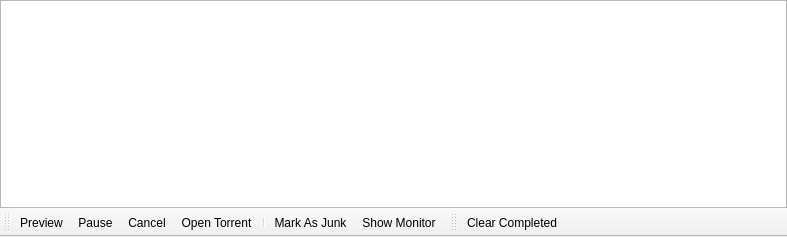
<?xml version="1.0" encoding="UTF-8"?>
<ui version="4.0">
 <class>WidgetDownloads</class>
 <widget class="QMainWindow" name="WidgetDownloads">
  <property name="geometry">
   <rect>
    <x>0</x>
    <y>0</y>
    <width>787</width>
    <height>237</height>
   </rect>
  </property>
  <property name="windowTitle">
   <string>Downloads</string>
  </property>
  <property name="windowIcon">
   <iconset resource="../Resource.qrc">
    <normaloff>:/Resource/Generic/Download.png</normaloff>:/Resource/Generic/Download.png</iconset>
  </property>
  <property name="iconSize">
   <size>
    <width>20</width>
    <height>20</height>
   </size>
  </property>
  <widget class="QWidget" name="centralwidget">
   <layout class="QVBoxLayout" name="verticalLayout">
    <property name="spacing">
     <number>0</number>
    </property>
    <property name="margin">
     <number>0</number>
    </property>
    <item>
     <widget class="QTableView" name="tableViewDownloads">
      <property name="contextMenuPolicy">
       <enum>Qt::CustomContextMenu</enum>
      </property>
      <property name="editTriggers">
       <set>QAbstractItemView::NoEditTriggers</set>
      </property>
      <property name="tabKeyNavigation">
       <bool>false</bool>
      </property>
      <property name="showDropIndicator" stdset="0">
       <bool>false</bool>
      </property>
      <property name="alternatingRowColors">
       <bool>true</bool>
      </property>
      <property name="selectionMode">
       <enum>QAbstractItemView::SingleSelection</enum>
      </property>
      <property name="selectionBehavior">
       <enum>QAbstractItemView::SelectRows</enum>
      </property>
      <property name="showGrid">
       <bool>false</bool>
      </property>
      <property name="gridStyle">
       <enum>Qt::NoPen</enum>
      </property>
      <property name="sortingEnabled">
       <bool>true</bool>
      </property>
      <property name="wordWrap">
       <bool>true</bool>
      </property>
      <property name="cornerButtonEnabled">
       <bool>false</bool>
      </property>
      <attribute name="horizontalHeaderHighlightSections">
       <bool>false</bool>
      </attribute>
      <attribute name="horizontalHeaderShowSortIndicator" stdset="0">
       <bool>false</bool>
      </attribute>
      <attribute name="horizontalHeaderStretchLastSection">
       <bool>true</bool>
      </attribute>
      <attribute name="verticalHeaderVisible">
       <bool>false</bool>
      </attribute>
      <attribute name="verticalHeaderDefaultSectionSize">
       <number>20</number>
      </attribute>
      <attribute name="verticalHeaderHighlightSections">
       <bool>false</bool>
      </attribute>
      <attribute name="verticalHeaderMinimumSectionSize">
       <number>14</number>
      </attribute>
      <attribute name="verticalHeaderShowSortIndicator" stdset="0">
       <bool>true</bool>
      </attribute>
     </widget>
    </item>
   </layout>
  </widget>
  <widget class="QToolBar" name="toolBarControls">
   <property name="contextMenuPolicy">
    <enum>Qt::PreventContextMenu</enum>
   </property>
   <property name="windowTitle">
    <string>toolBar_2</string>
   </property>
   <property name="iconSize">
    <size>
     <width>16</width>
     <height>16</height>
    </size>
   </property>
   <property name="toolButtonStyle">
    <enum>Qt::ToolButtonTextBesideIcon</enum>
   </property>
   <property name="floatable">
    <bool>false</bool>
   </property>
   <attribute name="toolBarArea">
    <enum>BottomToolBarArea</enum>
   </attribute>
   <attribute name="toolBarBreak">
    <bool>false</bool>
   </attribute>
   <addaction name="actionPreview"/>
   <addaction name="actionPause"/>
   <addaction name="actionCancel"/>
   <addaction name="actionOpenTorrent"/>
   <addaction name="separator"/>
   <addaction name="actionMarkAsJunk"/>
   <addaction name="actionShowMonitor"/>
  </widget>
  <widget class="QToolBar" name="toolBarFilter">
   <property name="contextMenuPolicy">
    <enum>Qt::PreventContextMenu</enum>
   </property>
   <property name="windowTitle">
    <string>toolBar</string>
   </property>
   <property name="iconSize">
    <size>
     <width>16</width>
     <height>16</height>
    </size>
   </property>
   <property name="toolButtonStyle">
    <enum>Qt::ToolButtonTextBesideIcon</enum>
   </property>
   <property name="floatable">
    <bool>false</bool>
   </property>
   <attribute name="toolBarArea">
    <enum>BottomToolBarArea</enum>
   </attribute>
   <attribute name="toolBarBreak">
    <bool>false</bool>
   </attribute>
   <addaction name="actionClearCompleted"/>
  </widget>
  <action name="actionFilterAll">
   <property name="checkable">
    <bool>true</bool>
   </property>
   <property name="icon">
    <iconset resource="../Resource.qrc">
     <normaloff>:/Resource/Generic/Download.png</normaloff>:/Resource/Generic/Download.png</iconset>
   </property>
   <property name="text">
    <string>All</string>
   </property>
   <property name="toolTip">
    <string>All</string>
   </property>
  </action>
  <action name="actionPreview">
   <property name="icon">
    <iconset resource="../Resource.qrc">
     <normaloff>:/Resource/Media/PlayMedia.png</normaloff>:/Resource/Media/PlayMedia.png</iconset>
   </property>
   <property name="text">
    <string>Preview</string>
   </property>
   <property name="toolTip">
    <string>Preview</string>
   </property>
  </action>
  <action name="actionPause">
   <property name="icon">
    <iconset resource="../Resource.qrc">
     <normaloff>:/Resource/Media/PauseMedia.png</normaloff>:/Resource/Media/PauseMedia.png</iconset>
   </property>
   <property name="text">
    <string>Pause</string>
   </property>
   <property name="toolTip">
    <string>Pause</string>
   </property>
  </action>
  <action name="actionCancel">
   <property name="icon">
    <iconset resource="../Resource.qrc">
     <normaloff>:/Resource/Generic/Cancel.png</normaloff>:/Resource/Generic/Cancel.png</iconset>
   </property>
   <property name="text">
    <string>Cancel</string>
   </property>
   <property name="toolTip">
    <string>Cancel</string>
   </property>
  </action>
  <action name="actionMarkAsJunk">
   <property name="icon">
    <iconset resource="../Resource.qrc">
     <normaloff>:/Resource/Library/Junk.png</normaloff>:/Resource/Library/Junk.png</iconset>
   </property>
   <property name="text">
    <string>Mark As Junk</string>
   </property>
   <property name="toolTip">
    <string>Mark As Junk</string>
   </property>
  </action>
  <action name="actionShowMonitor">
   <property name="icon">
    <iconset resource="../Resource.qrc">
     <normaloff>:/Resource/Generic/Graph.png</normaloff>:/Resource/Generic/Graph.png</iconset>
   </property>
   <property name="text">
    <string>Show Monitor</string>
   </property>
   <property name="toolTip">
    <string>Show Monitor</string>
   </property>
  </action>
  <action name="actionOpenTorrent">
   <property name="icon">
    <iconset resource="../Resource.qrc">
     <normaloff>:/Resource/Networks/BitTorrent.png</normaloff>:/Resource/Networks/BitTorrent.png</iconset>
   </property>
   <property name="text">
    <string>Open Torrent</string>
   </property>
   <property name="toolTip">
    <string>Open Torrent</string>
   </property>
  </action>
  <action name="actionClearCompleted">
   <property name="icon">
    <iconset resource="../Resource.qrc">
     <normaloff>:/Resource/Generic/Clear.png</normaloff>:/Resource/Generic/Clear.png</iconset>
   </property>
   <property name="text">
    <string>Clear Completed</string>
   </property>
  </action>
  <action name="actionResume">
   <property name="icon">
    <iconset resource="../Resource.qrc">
     <normaloff>:/Resource/Generic/DownloadPreview.png</normaloff>:/Resource/Generic/DownloadPreview.png</iconset>
   </property>
   <property name="text">
    <string>Resume</string>
   </property>
  </action>
  <action name="actionAddToPlaylist">
   <property name="icon">
    <iconset resource="../Resource.qrc">
     <normaloff>:/Resource/Media/AddPlaylist.png</normaloff>:/Resource/Media/AddPlaylist.png</iconset>
   </property>
   <property name="text">
    <string>Add To Playlist</string>
   </property>
  </action>
  <action name="actionViewReviews">
   <property name="icon">
    <iconset resource="../Resource.qrc">
     <normaloff>:/Resource/Generic/Check.png</normaloff>:/Resource/Generic/Check.png</iconset>
   </property>
   <property name="text">
    <string>View Reviews</string>
   </property>
  </action>
  <action name="actionHelp">
   <property name="icon">
    <iconset resource="../Resource.qrc">
     <normaloff>:/Resource/Generic/Help.png</normaloff>:/Resource/Generic/Help.png</iconset>
   </property>
   <property name="text">
    <string>Help</string>
   </property>
  </action>
  <action name="actionFindMoreSources">
   <property name="icon">
    <iconset resource="../Resource.qrc">
     <normaloff>:/Resource/Generic/Search.png</normaloff>:/Resource/Generic/Search.png</iconset>
   </property>
   <property name="text">
    <string>Find More Sources</string>
   </property>
  </action>
  <action name="actionVirusTotalCheck">
   <property name="icon">
    <iconset resource="../Resource.qrc">
     <normaloff>:/Resource/Network/virustotal-virus-scanner.png</normaloff>:/Resource/Network/virustotal-virus-scanner.png</iconset>
   </property>
   <property name="text">
    <string>Virus Total Check</string>
   </property>
  </action>
 </widget>
 <resources>
  <include location="../Resource.qrc"/>
 </resources>
 <connections/>
</ui>
